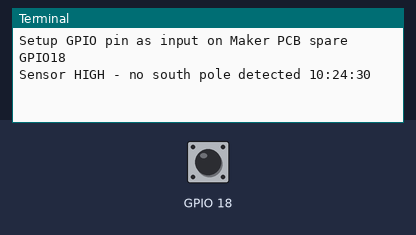
Simulated run of this program. Board: Raspberry Pi (BCM pin numbers). Shown: the last lines printed to the terminal. The inputs (shaded band) are chosen by the test bench; at power-on: GPIO 18 HIGH. The clock reads 2024-03-15 10:24:30 at power-on unless the program sets it.

Above: at 1.2 s.
1.3 s: GPIO 18 pulled LOW for 0.15 s
At 2.5 s:
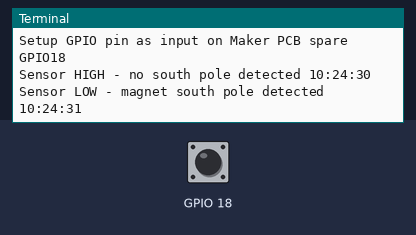
2.9 s: GPIO 18 pulled LOW for 1 s
At 4.6 s:
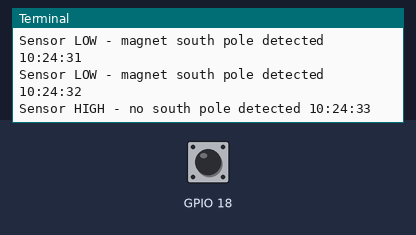
5.4 s: GPIO 18 pulled LOW for 0.15 s
At 6.9 s:
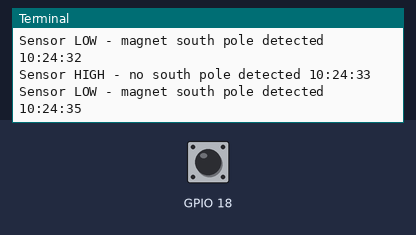

The program:

US5881_hall.py
```python
#!/usr/bin/python
# RPi PCB - simple Hall effect sensor test program using a US5881
#  with the signal wire connected to GPIO#18
#
# command: python3 ./RPi_maker_PCB5/sensors/magnetic_sensors/US5881_hall.py
#

##################################
######## various functions #######
##################################

def sensorCallback(channel):
  # Called if sensor output changes
  timestamp = time.time()
  stamp = datetime.datetime.fromtimestamp(timestamp).strftime('%H:%M:%S')
  if GPIO.input(channel):
    # No magnet
    print("Sensor HIGH - no south pole detected " + stamp)
  else:
    # Magnet
    print("Sensor LOW - magnet south pole detected " + stamp)

#################################
########## main code ############
#################################

import time                # these import the modules to allow various simple time/date functions to be used
import datetime
import RPi.GPIO as GPIO    # this imports the module to allow the GPIO pins to be easily utilised
# Tell GPIO library to use GPIO references
GPIO.setmode(GPIO.BCM)
GPIO.setwarnings(False)

print("Setup GPIO pin as input on Maker PCB spare GPIO18")

# Set Switch GPIO as input
# Pull high by default
GPIO.setup(18 , GPIO.IN, pull_up_down=GPIO.PUD_UP)
GPIO.add_event_detect(18, GPIO.BOTH, callback=sensorCallback, bouncetime=200)

# Get initial reading
sensorCallback(18)

try:    # this loop is not strictly necessary but it does allow the script to be easily stopped with CTRL-C

    while True:  # this is the loop that simply waits until the US5881 is triggered
        time.sleep(0.1)


finally:  # this code is run when the try is interrupted with a CTRL-C
    print(" ")
    print("Cleaning up the GPIO pins before stopping")
    print(" ")
    print(" ")
    print(" ")
    GPIO.cleanup()

# The cleanup command sets all the pins back to inputs which protects the
# Pi from accidental shorts-circuits if something metal touches the GPIO pins.
```

Measured:
- after the input at 1.3 s, the terminal: prints a new line at once (image 1)
- after the input at 2.9 s, the terminal: prints a new line at once (image 2)
- after the input at 5.4 s, the terminal: prints a new line at once (image 3)
